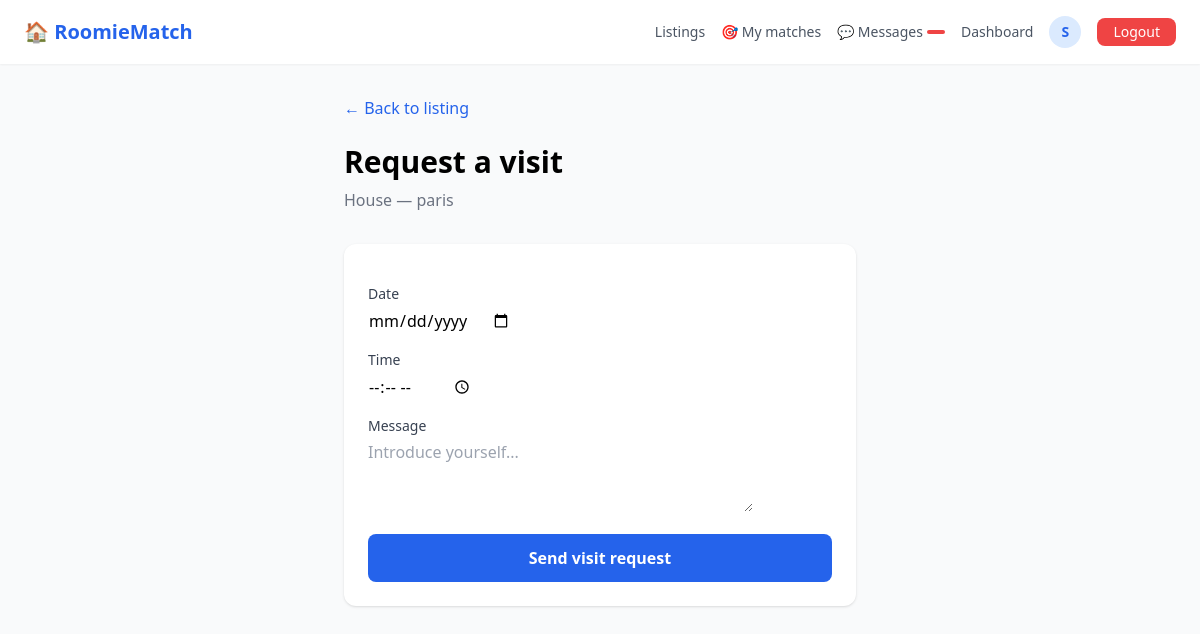
Screenshot of /visits/request/1/ (signed in) with the database file from the repository.
### accounts/models.py (models this page shows, shortened)
class User(AbstractUser):
    class Role(models.TextChoices):
        SEEKER = 'seeker', 'Seeker'    # looking for a room
        OWNER  = 'owner',  'Owner'     # offering a room
    role   = models.CharField(max_length=20, choices=Role.choices, default=Role.SEEKER)
    avatar = models.ImageField(upload_to='avatars/', null=True, blank=True)
    phone  = models.CharField(max_length=20, blank=True)
    bio    = models.TextField(blank=True)
    city   = models.CharField(max_length=100, blank=True)
    def is_seeker(self):
        return self.role == self.Role.SEEKER
    def is_owner(self):
        return self.role == self.Role.OWNER

### listings/models.py (models this page shows, shortened)
class Listing(models.Model):
    class Status(models.TextChoices):
        ACTIVE   = 'active',   'Active'
        INACTIVE = 'inactive', 'Inactive'
        RENTED   = 'rented',   'Rented'
    class RoomType(models.TextChoices):
        PRIVATE = 'private', 'Private room'
        SHARED  = 'shared',  'Shared room'
        STUDIO  = 'studio',  'Studio'
    owner       = models.ForeignKey(User, on_delete=models.CASCADE, related_name='listings')
    title       = models.CharField(max_length=200)
    description = models.TextField()
    city        = models.CharField(max_length=100)
    address     = models.CharField(max_length=255, blank=True)
    price       = models.PositiveIntegerField(help_text='Monthly rent in €')
    size        = models.PositiveIntegerField(help_text='Room size in m²')
    room_type   = models.CharField(max_length=20, choices=RoomType.choices, default=RoomType.PRIVATE)
    status      = models.CharField(max_length=20, choices=Status.choices, default=Status.ACTIVE)
    pets_allowed   = models.BooleanField(default=False)
    smoking_allowed = models.BooleanField(default=False)
    students_allowed = models.BooleanField(default=True)
    preferred_schedule = models.CharField(
        max_length=20,
        choices=[('early', 'Early bird'), ('night', 'Night owl'), ('normal', 'Standard')],
        default='normal'
    )
    preferred_noise = models.CharField(
        max_length=20,
        choices=[('quiet', 'Quiet'), ('medium', 'Moderate'), ('loud', 'Lively')],
        default='medium'
    )
    available_from = models.DateField()
    created_at     = models.DateTimeField(auto_now_add=True)
    updated_at     = models.DateTimeField(auto_now=True)
    class Meta:
        ordering = ['-created_at']

### visits/views.py (the view)
# urls.py: path('request/<int:listing_pk>/',           views.request_visit,        name='request'),
@login_required
def request_visit(request, listing_pk):
    listing = get_object_or_404(Listing, pk=listing_pk, status='active')
    if not request.user.is_seeker():
        messages.error(request, 'Only seekers can request visits.')
        return redirect('listings:detail', pk=listing_pk)
    existing = VisitRequest.objects.filter(
        seeker  = request.user,
        listing = listing,
        status  = 'pending'
    ).first()
    if existing:
        messages.warning(request, 'You already have a pending visit request for this listing.')
        return redirect('listings:detail', pk=listing_pk)
    if request.method == 'POST':
        form = VisitRequestForm(request.POST)
        if form.is_valid():
            visit         = form.save(commit=False)
            visit.seeker  = request.user
            visit.listing = listing
            visit.save()
            messages.success(request, 'Visit request sent successfully!')
            return redirect('visits:my_visits')
    else:
        form = VisitRequestForm()
    availabilities = Availability.objects.filter(
        listing      = listing,
        is_available = True,
        date__gte    = __import__('datetime').date.today()
    )
    return render(request, 'visits/request.html', {
        'form'          : form,
        'listing'       : listing,
        'availabilities': availabilities,
    })

### visits/forms.py
class VisitRequestForm(forms.ModelForm):
    class Meta:
        model   = VisitRequest
        fields  = ['date', 'time', 'message']
        widgets = {
            'date'   : forms.DateInput(attrs={'type': 'date', 'min': timezone.now().date()}),
            'time'   : forms.TimeInput(attrs={'type': 'time'}),
            'message': forms.Textarea(attrs={'rows': 3, 'placeholder': 'Introduce yourself...'}),
        }

### templates/visits/request.html (shortened to what this page needs)
{% extends 'base.html' %}
{% block content %}
<div class="max-w-lg mx-auto">
  <a href="{% url 'listings:detail' listing.pk %}" class="text-blue-600 hover:underline mb-6 inline-block">
    ← Back to listing
  </a>
  <h1 class="text-3xl font-bold mb-2">Request a visit</h1>
  <p class="text-gray-500 mb-8">{{ listing.title }} — {{ listing.city }}</p>
  <div class="bg-white rounded-xl shadow p-6">
    <form method="POST" class="space-y-4">
      {% for field in form %}
        <div>
          <label class="block text-sm font-medium text-gray-700 mb-1">{{ field.label }}</label>
          {{ field }}
        </div>
      {% endfor %}
      <button type="submit" class="w-full bg-blue-600 text-white py-3 rounded-lg hover:bg-blue-700 font-semibold">
        Send visit request
      </button>
    </form>
  </div>
</div>
{% endblock %}

### templates/base.html (shortened to what this page needs)
<!DOCTYPE html>
<html lang="en">
<head>
  <script src="https://cdn.tailwindcss.com"></script>
</head>
<body class="bg-gray-50 min-h-screen">
  <nav class="bg-white shadow-sm px-6 py-4 flex items-center justify-between">
    <a href="/" class="text-xl font-bold text-blue-600">🏠 RoomieMatch</a>
    <div class="flex items-center gap-4 text-sm">
      <a href="{% url 'listings:list' %}" class="text-gray-600 hover:text-blue-600">
        Listings
      </a>
      {% if user.is_authenticated %}
        {% if user.is_seeker %}
          <a href="{% url 'matching:best_matches' %}" class="text-gray-600 hover:text-blue-600">
            🎯 My matches
          </a>
        {% endif %}
        <a href="{% url 'messaging:inbox' %}" class="relative text-gray-600 hover:text-blue-600 flex items-center gap-1">
          💬 Messages
          <span id="unread-count"
                hx-get="{% url 'messaging:unread_count' %}"
                hx-trigger="load, every 30s"
                hx-swap="innerHTML"
                class="bg-red-500 text-white text-xs rounded-full px-1.5 py-0.5 min-w-[18px] text-center">
          </span>
        </a>
        <a href="{% url 'dashboard' %}" class="text-gray-600 hover:text-blue-600">
          Dashboard
        </a>
        <a href="{% url 'profile' %}" class="flex items-center gap-2 hover:opacity-80">
          {% if user.avatar %}
            <img src="{{ user.avatar.url }}" class="w-8 h-8 rounded-full object-cover" />
          {% else %}
            <div class="w-8 h-8 rounded-full bg-blue-100 flex items-center justify-center text-sm font-bold text-blue-600">
              {{ user.username|first|upper }}
            </div>
          {% endif %}
        </a>
        <a href="{% url 'logout' %}" class="bg-red-500 text-white px-4 py-1 rounded-lg hover:bg-red-600">
          Logout
        </a>
      {% else %}
        <a href="{% url 'login' %}"    class="text-gray-600 hover:text-blue-600">Login</a>
        <a href="{% url 'register' %}" class="bg-blue-600 text-white px-4 py-1 rounded-lg hover:bg-blue-700">
          Sign Up
        </a>
      {% endif %}
    </div>
  </nav>
  <main class="max-w-6xl mx-auto px-4 py-8">
    {% block content %}{% endblock %}
  </main>
</body>
</html>

### rows the page displays
User: username|first "S"
Listing: title "House", city "paris"

### other values shown
{{ field.label }} "Date" "Time" "Message"
